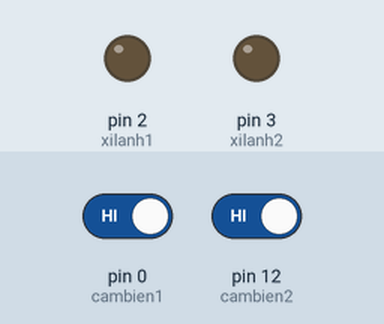
This sketch was run on a simulated Arduino Uno, built with avr-gcc and run on an emulated ATmega328P. On the bench: output pins drawn as LEDs (lit = HIGH). The test bench sets the inputs (shaded band); at power-on: pin 0 (cambien1) HIGH, pin 12 (cambien2) HIGH.

Above: at 1.2 s.
1.3 s: pin 0 (cambien1) driven LOW
At 1.6 s:
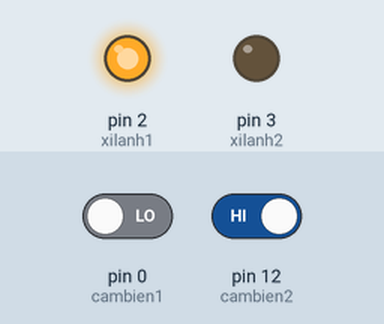
2.8 s: pin 12 (cambien2) driven LOW
At 3.9 s:
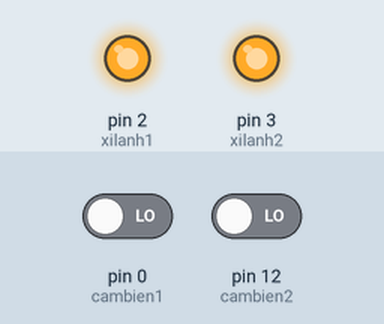
4.3 s: pin 0 (cambien1) driven HIGH
At 5.1 s:
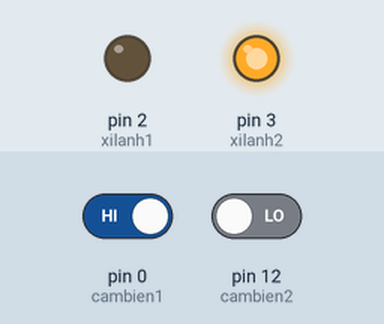
5.8 s: pin 12 (cambien2) driven HIGH
At 6.2 s:
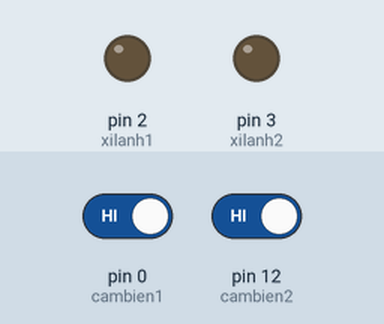
Timing chart, 0 to 8.3 s (numbered marks = the images above; inputs shaded):
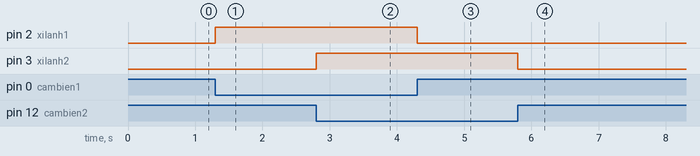

Measured:
- after the input at 1.3 s, pin 2 (xilanh1): LOW → HIGH at once
- after the input at 2.8 s, pin 3 (xilanh2): LOW → HIGH at once
- after the input at 4.3 s, pin 2 (xilanh1): HIGH → LOW at once
- after the input at 5.8 s, pin 3 (xilanh2): HIGH → LOW at once

The sketch:

testcambien.ino
```cpp
#define xilanh1 2
#define xilanh2 3
#define cambien1 0
#define cambien2 12
void setup() {
  // put your setup code here, to run once:
  pinMode(cambien1,INPUT);
pinMode(cambien2,INPUT);
pinMode(xilanh1,OUTPUT);
pinMode(xilanh2,OUTPUT);
}

void loop() {
int cambienhn2;
int cambienhn1;
cambienhn1= digitalRead(cambien1);
cambienhn2= digitalRead(cambien2);
  // put your main code here, to run repeatedly:
if(cambienhn1==LOW)
{

 digitalWrite(xilanh1,HIGH);
}
else
{
  digitalWrite(xilanh1,LOW);
  }
if(cambienhn2==LOW)
{

 digitalWrite(xilanh2,HIGH);
}
else
{
  digitalWrite(xilanh2,LOW);
  }
}
```
